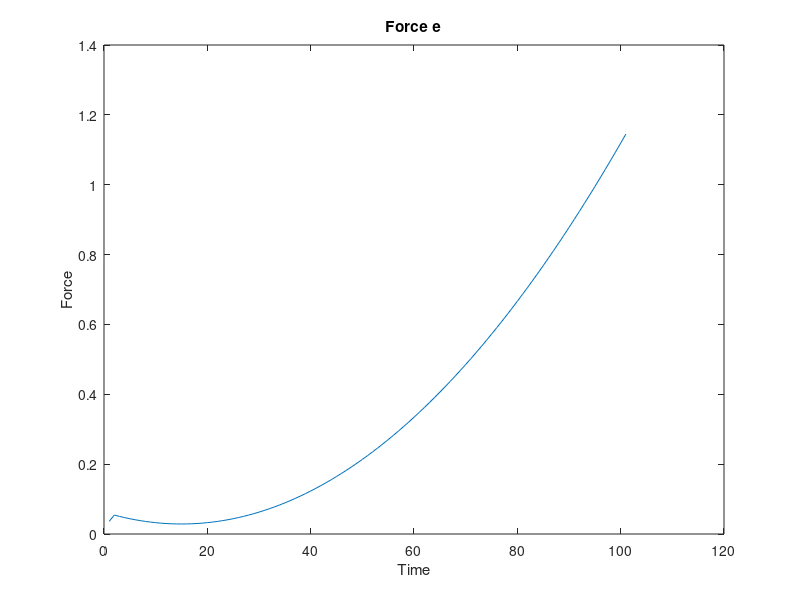
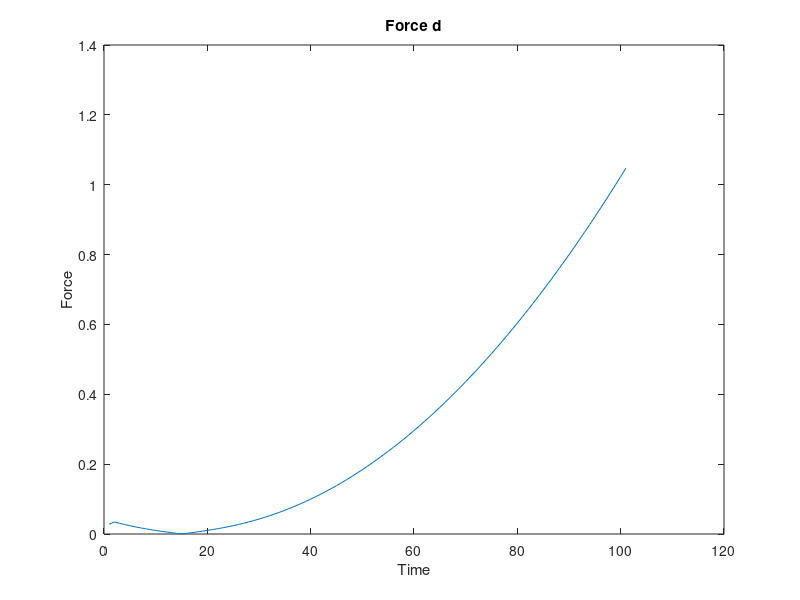
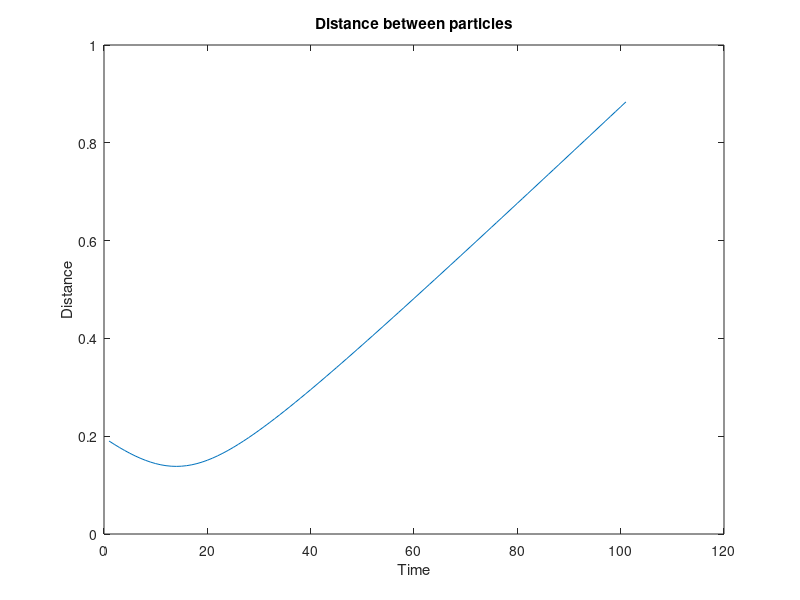
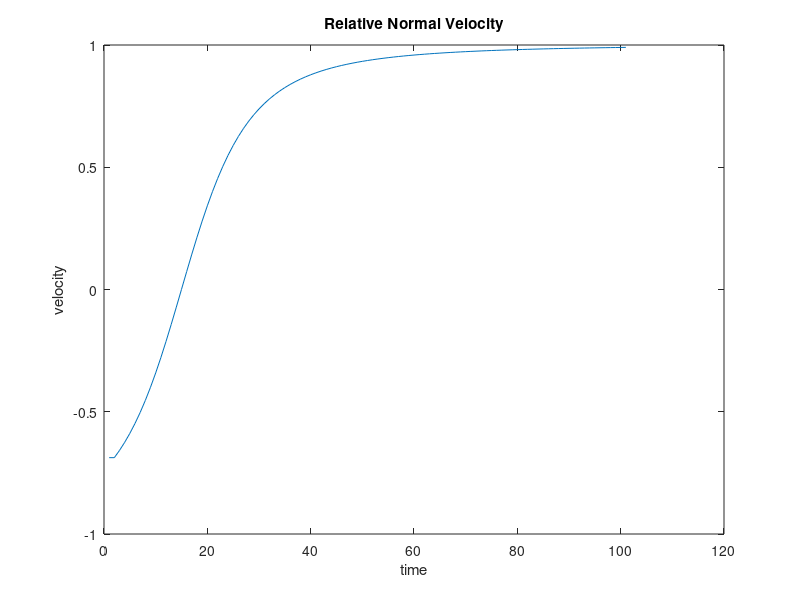

Write the MATLAB code that produced these figures, in order. (Note: this script raises an error after producing the figures.)
clear; close all;
n_particles = 2;
t_max = 10;
dt = 0.01;
t_durn = 0:dt:1;

% params
R = 0.1;
m = 1;

m = 1;
k=1;
damping_frac = 0.8;

ord = 2;
ord1=2;
% initial vals
x = zeros(n_particles,length(t_durn));
y = zeros(n_particles,length(t_durn));

vx = zeros(n_particles,length(t_durn));
vy = zeros(n_particles,length(t_durn));
vrn_vec = zeros(1,length(t_durn));


force_e_x = zeros(1,length(t_durn));
force_e_y = zeros(1,length(t_durn));

force_d_x = zeros(1,length(t_durn));
force_d_y = zeros(1,length(t_durn));

force_total_x = zeros(1, length(t_durn));
force_total_y = zeros(1, length(t_durn));
% intialise
x(1,1) = rand;
y(1,1) = rand;

target_distance = 0.95 * 2 * R;
theta = 2 * pi * rand();

x(2,1) = x(1,1) + target_distance * cos(theta);
y(2,1) = y(1,1) + target_distance * sin(theta);


while x(2,1) < 0 || x(2,1) > 1 || y(2,1) < 0 || y(2,1) > 1
    theta = 2 * pi * rand();
    x(2,1) = x(1,1) + target_distance * cos(theta);
    y(2,1) = y(1,1) + target_distance * sin(theta);
end

vx(1,1) = rand;
vx(2,1) = rand;

vy(1,1) = rand;
vy(2,1) = rand;

% diff_coef = 3.832e-29;
% atomic_vol = 1.18e-29;
diff_coef = 3.832e-19;
atomic_vol = 1.18e-1;
surface_energy = 1.72;
dihedral_angle = 146*(pi/180); % radians
density = 8920;
kT = 1.38e-23*1e3;

a = zeros(1,length(t_durn));
    t=2;

    a(t-1) = 0.7*rand;
    d = sqrt( (x(1,t-1) - x(2,t-1))^2  +  (y(1,t-1) - y(2,t-1))^2 );
    force_e = k*(d^ord);
    dx = ( x(1,t-1) - x(2,t-1) );
    dy = ( y(1,t-1) - y(2,t-1) );
     force_e_x(t-1) = force_e*(abs(dx)/d);
    force_e_y(t-1) = force_e*(abs(dy)/d);

    v1x = vx(1,t-1);
    v1y = vy(1,t-1);

    v2x = vx(2,t-1);
    v2y = vy(2,t-1);

    unit_vec = [-dx, -dy]./d;
    v1n = v1x*(unit_vec(1)) + v1y*(unit_vec(2));
    v2n = v2x*(unit_vec(1)) + v2y*((unit_vec(2)));
    vrn = -v1n + v2n;
    vrn_vec(t-1) = vrn;
    force_d = damping_frac*(d^ord1)*sqrt(2*m*k)*vrn;
    force_d_x(t-1) = force_d*(abs(dx)/d);
    force_d_y(t-1) = force_d*(abs(dy)/d);

param_range = linspace(0.1,1.5,10);
all_force_diff_param = [];

for param=param_range
        k =  param;
        for t=2:length(t_durn)
            d = sqrt( (x(1,t-1) - x(2,t-1))^2  +  (y(1,t-1) - y(2,t-1))^2 );
            force_e = k*(d^ord);
            dx = ( x(1,t-1) - x(2,t-1) );
            dy = ( y(1,t-1) - y(2,t-1) );
            force_e_x(t) = force_e*(abs(dx)/d);
            force_e_y(t) = force_e*(abs(dy)/d);
            
            
            v1x = vx(1,t-1);
            v1y = vy(1,t-1);
            
            v2x = vx(2,t-1);
            v2y = vy(2,t-1);
            
            unit_vec = [-dx, -dy]./d;
            v1n = v1x*unit_vec(1) + v1y*unit_vec(2);
            v2n = v2x*unit_vec(1) + v2y*unit_vec(2);
            vrn = -v1n + v2n;
            vrn_vec(t) = vrn;
            force_d = damping_frac*(d^ord1)*sqrt(2*m*k)*vrn;
            force_d_x(t) = force_d*(abs(dx)/d);
            force_d_y(t) = force_d*(abs(dy)/d);
            
            force_total_x(t) = force_e_x(t) + force_d_x(t);
            force_total_y(t) = force_e_y(t) + force_d_y(t);

            for n=1:n_particles
                vx(n,t) =  vx(n,t-1)+ (  (force_e_x(t) + force_d_x(t))/m   )*dt;
                vy(n,t) =  vy(n,t-1) + (  (force_e_y(t) + force_d_y(t))/m   )*dt;
            end
            
            for n=1:n_particles
                x(n,t) = x(n,t-1) + vx(n,t)*dt;
                y(n,t) = y(n,t-1) + vy(n,t)*dt;
            end
            a(t) = sqrt(a(t-1)^2 -  2*R*vrn*dt);
        end
        all_force_diff_param = [all_force_diff_param; sqrt( (force_total_x).^2 + (force_total_y).^2  )];
end % param range


%%
figure
    plot(sqrt(force_e_x.^2 + force_e_y.^2))
    title('Force e')
    xlabel('Time')
    ylabel('Force')


figure
     plot(sqrt(force_d_x.^2 + force_d_y.^2))
    title('Force d')
    xlabel('Time')
    ylabel('Force')

  %%
  figure
    plot( sqrt( (x(1,:)-x(2,:)).^2 + (y(1,:)-y(2,:)).^2 ) )
    title('Distance between particles')
    xlabel('Time')
    ylabel('Distance')
    %%
    figure
        plot(vrn_vec)
        title('Relative Normal Velocity')
        xlabel('time')
        ylabel('velocity')

        %%
        figure
            plot(all_force_diff_param)
            title('all force')
  %%
  figure
    imagesc(all_force_diff_param)
    colorbar
    ylabel('Parameter Range');
yLabels = round(param_range,2);

% Update the Y-axis ticks and labels
ax = gca;
ax.YTick = 1:numel(yLabels);
ax.YTickLabel = yLabels;
xlabel('Time')
title('For different values of k')
